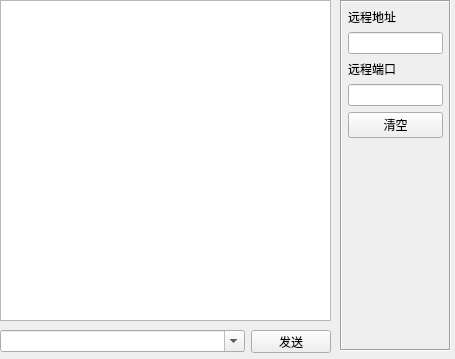
<?xml version="1.0" encoding="UTF-8"?>
<ui version="4.0">
 <class>UdpClinet</class>
 <widget class="QWidget" name="UdpClinet">
  <property name="geometry">
   <rect>
    <x>0</x>
    <y>0</y>
    <width>455</width>
    <height>359</height>
   </rect>
  </property>
  <property name="windowTitle">
   <string>Form</string>
  </property>
  <widget class="QFrame" name="frame">
   <property name="geometry">
    <rect>
     <x>340</x>
     <y>0</y>
     <width>111</width>
     <height>351</height>
    </rect>
   </property>
   <property name="minimumSize">
    <size>
     <width>0</width>
     <height>0</height>
    </size>
   </property>
   <property name="maximumSize">
    <size>
     <width>170</width>
     <height>16777215</height>
    </size>
   </property>
   <property name="frameShape">
    <enum>QFrame::Box</enum>
   </property>
   <property name="frameShadow">
    <enum>QFrame::Sunken</enum>
   </property>
   <layout class="QVBoxLayout" name="verticalLayout_2">
    <property name="leftMargin">
     <number>6</number>
    </property>
    <property name="topMargin">
     <number>6</number>
    </property>
    <property name="rightMargin">
     <number>6</number>
    </property>
    <property name="bottomMargin">
     <number>6</number>
    </property>
    <item>
     <widget class="QLabel" name="labServerIP">
      <property name="text">
       <string>远程地址</string>
      </property>
     </widget>
    </item>
    <item>
     <widget class="QLineEdit" name="txtServerIP"/>
    </item>
    <item>
     <widget class="QLabel" name="labServerPort">
      <property name="text">
       <string>远程端口</string>
      </property>
     </widget>
    </item>
    <item>
     <widget class="QLineEdit" name="txtServerPort"/>
    </item>
    <item>
     <widget class="QPushButton" name="btnClear">
      <property name="text">
       <string>清空</string>
      </property>
     </widget>
    </item>
    <item>
     <spacer name="verticalSpacer">
      <property name="orientation">
       <enum>Qt::Vertical</enum>
      </property>
      <property name="sizeHint" stdset="0">
       <size>
        <width>20</width>
        <height>40</height>
       </size>
      </property>
     </spacer>
    </item>
   </layout>
  </widget>
  <widget class="QWidget" name="widget" native="true">
   <property name="geometry">
    <rect>
     <x>0</x>
     <y>330</y>
     <width>331</width>
     <height>23</height>
    </rect>
   </property>
   <layout class="QHBoxLayout" name="layUdpServer">
    <property name="leftMargin">
     <number>0</number>
    </property>
    <property name="topMargin">
     <number>0</number>
    </property>
    <property name="rightMargin">
     <number>0</number>
    </property>
    <property name="bottomMargin">
     <number>0</number>
    </property>
    <item>
     <widget class="QComboBox" name="cboxData">
      <property name="sizePolicy">
       <sizepolicy hsizetype="Ignored" vsizetype="Fixed">
        <horstretch>0</horstretch>
        <verstretch>0</verstretch>
       </sizepolicy>
      </property>
      <property name="editable">
       <bool>true</bool>
      </property>
     </widget>
    </item>
    <item>
     <widget class="QPushButton" name="btnSend">
      <property name="minimumSize">
       <size>
        <width>80</width>
        <height>0</height>
       </size>
      </property>
      <property name="maximumSize">
       <size>
        <width>80</width>
        <height>16777215</height>
       </size>
      </property>
      <property name="text">
       <string>发送</string>
      </property>
     </widget>
    </item>
   </layout>
  </widget>
  <widget class="QTextEdit" name="txtMain">
   <property name="geometry">
    <rect>
     <x>0</x>
     <y>0</y>
     <width>331</width>
     <height>321</height>
    </rect>
   </property>
   <property name="readOnly">
    <bool>true</bool>
   </property>
  </widget>
 </widget>
 <resources/>
 <connections/>
</ui>
